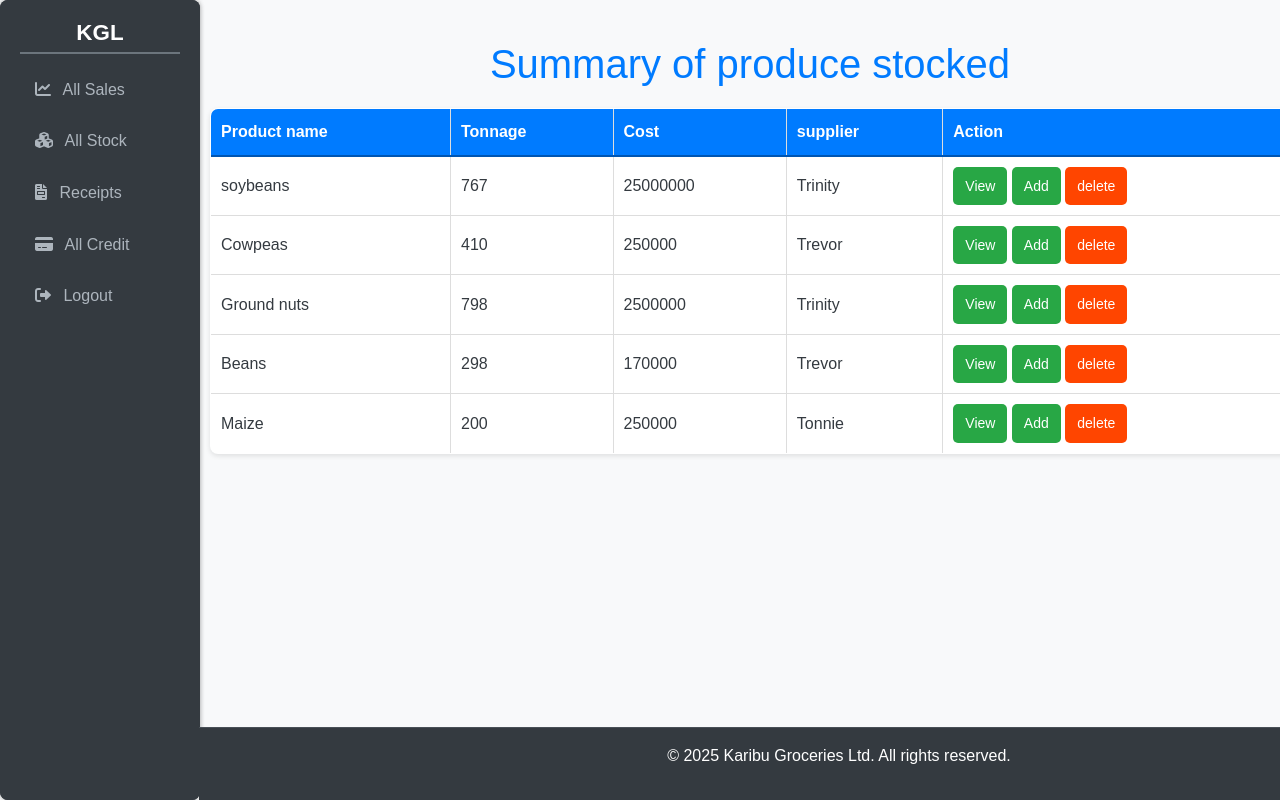
/allstock/, run on an earlier commit of the app's database.
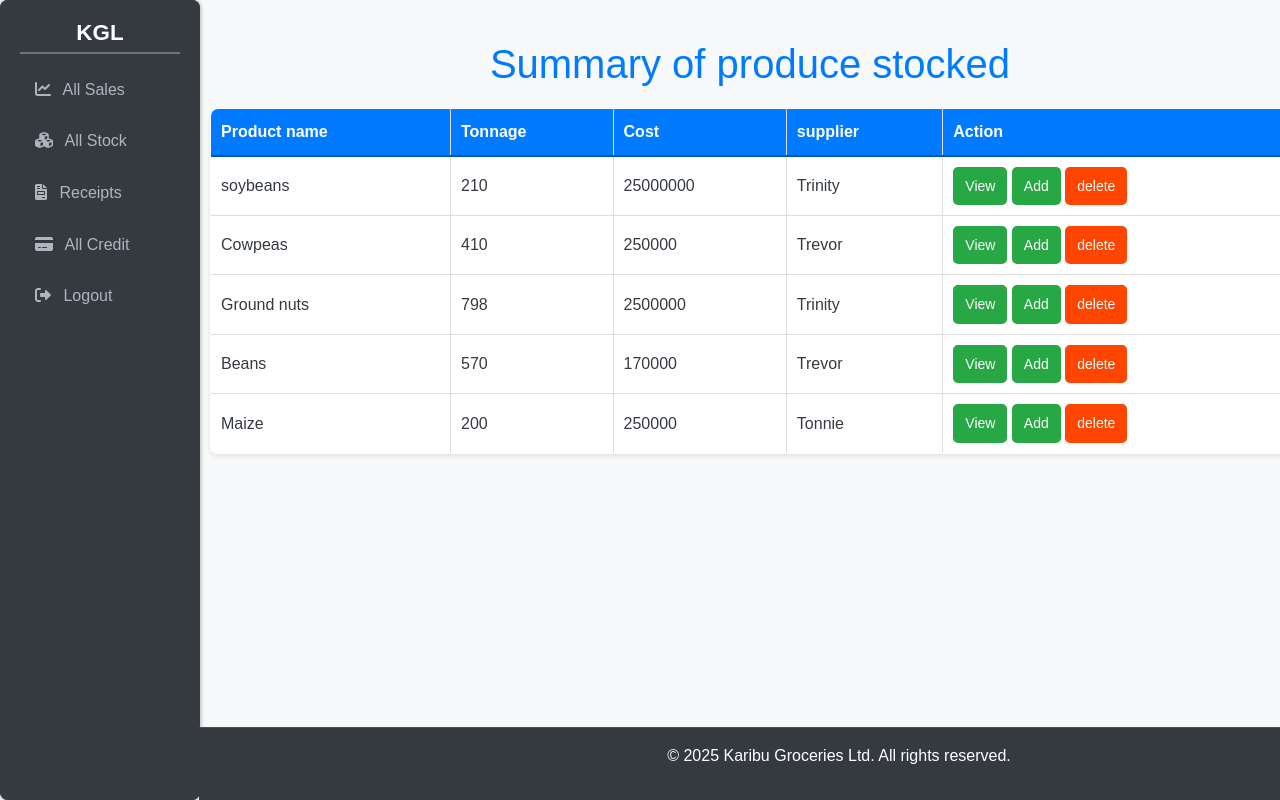
And on a later commit of the database.
### kgl_app/models.py (models this page shows, shortened)
class Stock(models.Model):
    name_of_produce=models.CharField(max_length =255)
    type_of_produce =models.ForeignKey(ProduceType,on_delete=models.CASCADE,null=False,)
    date_and_time_of_produce= models.DateTimeField(auto_now_add =True)
    received_quantity = models.IntegerField(blank=False,null=False,default=0)
    issued_quantity=models.IntegerField(blank=False,null=False,default=0)
    tonnage =models.IntegerField(blank = False,null=False,default=0)
    cost=models.IntegerField(blank =False,default=25)
    name_of_dealer=models.CharField(max_length=255)
    branch=models.ForeignKey(Branch, on_delete=models.CASCADE,null=False,default=0)
    contact=models.CharField(default=20,null=False)
    selling_price=models.IntegerField(null=True,blank=True)
    current_stock =models.IntegerField(null=True,blank=False)

### kgl_app/views.py (the view)
# urls.py: path('allstock/',views.allstock,name='allstock'),
def allstock(request):
    stocks = Stock.objects.all().order_by('-id')
    return render(request, "allstock.html", {'stocks': stocks})

### kgl_app/templates/allstock.html (shortened to what this page needs)
{% extends 'base.html' %}
{% load static %}
    {% block content %}
    <h1>Summary of produce stocked</h1>
    <table border="1">
        <thead>
            <tr>
                <th>Product name</th>
                <th>Tonnage</th>
                <th>Cost</th>
                <th>supplier</th>
                <th>Action</th>
            </tr>
            {% for stock in stocks %}
        </thead>
        <tbody>
            <tr>
                <td>{{ stock.name_of_produce }}</td>
                <td>{{ stock.tonnage }}</td>
                <td>{{ stock.cost }}</td>
                <td>{{ stock.name_of_dealer }}</td>
                <td><a href="{% url 'detail' stock.id %}"><input type="submit" value ="View"></a>
               <a href="{% url 'addstock' stock.id %}"><input type="submit" value="Add" class="add-item-button"></a>
                <a href="{% url 'delete_stock' stock_id=stock.id%}"><input type="submit" value="delete" style="background-color:orangered; color: white;"></a></td>
            </tr>
        </tbody>
        {% endfor %}
    </table>
    {% endblock %}

What changed in the data, as far as the page shows it:
changed Stock "soybeans": tonnage "767" → "210"
changed Stock "Beans": tonnage "298" → "570"
